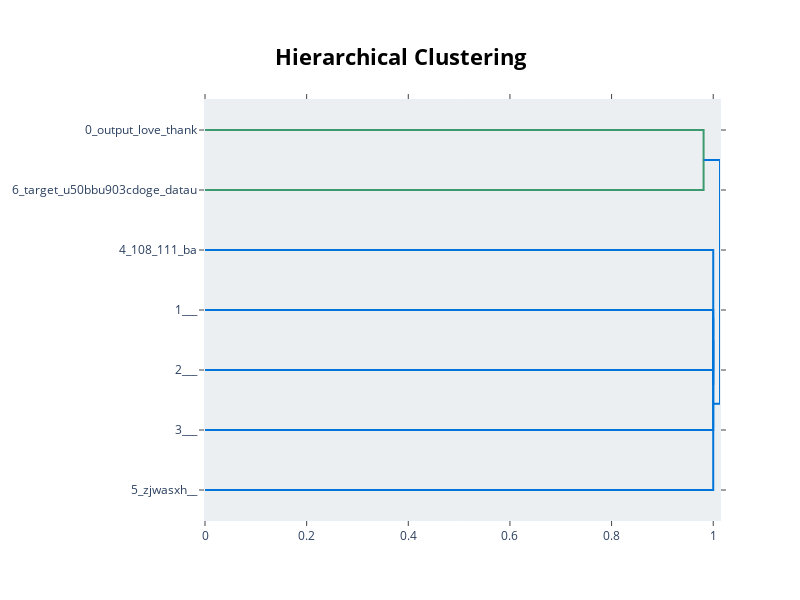

Notebook source saved alongside this figure:
### Code cell
# 2. Topic hierarchy
print("\n2. Topic Hierarchy")
fig_hierarchy = topic_model.visualize_hierarchy()
# Resize the figure
fig_hierarchy.update_layout(
    width=800,
    height=600,
)
figures_dict["english_topic_hierarchy"] = fig_hierarchy
fig_hierarchy

### Figure 1 — Plotly figure (JSON) as saved in the notebook; plotly's stock layout.template omitted (floating-point values rounded to 4 significant figures)
{"data": [{"hoverinfo": "text", "marker": {"color": "rgb(61,153,112)"}, "mode": "lines", "type": "scatter", "x": [0.0, 0.981, 0.981, 0.0], "xaxis": "x", "y": [-5.0, -5.0, -15.0, -15.0], "yaxis": "y"}, {"hoverinfo": "text", "marker": {"color": "rgb(0,116,217)"}, "mode": "lines", "type": "scatter", "x": [0.0, 1.0, 1.0, 0.0], "xaxis": "x", "y": [-35.0, -35.0, -45.0, -45.0], "yaxis": "y"}, {"hoverinfo": "text", "marker": {"color": "rgb(0,116,217)"}, "mode": "lines", "type": "scatter", "x": [1.0, 1.0, 1.0, 0.0], "xaxis": "x", "y": [-40.0, -40.0, -55.0, -55.0], "yaxis": "y"}, {"hoverinfo": "text", "marker": {"color": "rgb(0,116,217)"}, "mode": "lines", "type": "scatter", "x": [0.0, 1.0, 1.0, 1.0], "xaxis": "x", "y": [-25.0, -25.0, -47.5, -47.5], "yaxis": "y"}, {"hoverinfo": "text", "marker": {"color": "rgb(0,116,217)"}, "mode": "lines", "type": "scatter", "x": [1.0, 1.0, 1.0, 0.0], "xaxis": "x", "y": [-36.25, -36.25, -65.0, -65.0], "yaxis": "y"}, {"hoverinfo": "text", "marker": {"color": "rgb(0,116,217)"}, "mode": "lines", "type": "scatter", "x": [0.981, 1.013, 1.013, 1.0], "xaxis": "x", "y": [-10.0, -10.0, -50.62, -50.62], "yaxis": "y"}], "layout": {"autosize": false, "height": 600, "hoverlabel": {"bgcolor": "white", "font": {"family": "Rockwell", "size": 16}}, "hovermode": "closest", "plot_bgcolor": "#ECEFF1", "showlegend": false, "title": {"font": {"color": "Black", "size": 22}, "text": "<b>Hierarchical Clustering</b>", "x": 0.5, "xanchor": "center", "yanchor": "top"}, "width": 800, "xaxis": {"mirror": "allticks", "rangemode": "tozero", "showgrid": false, "showline": true, "showticklabels": true, "ticks": "outside", "type": "linear", "zeroline": false}, "yaxis": {"mirror": "allticks", "range": [-70, 0], "rangemode": "tozero", "showgrid": false, "showline": true, "showticklabels": true, "tickmode": "array", "ticks": "outside", "ticktext": ["0_output_love_thank", "6_target_u50bbu903cdoge_datau", "4_108_111_ba", "1___", "2___", "3___", "5_zjwasxh__"], "tickvals": [-5, -15, -25, -35, -45, -55, -65], "type": "linear", "zeroline": false}}}
